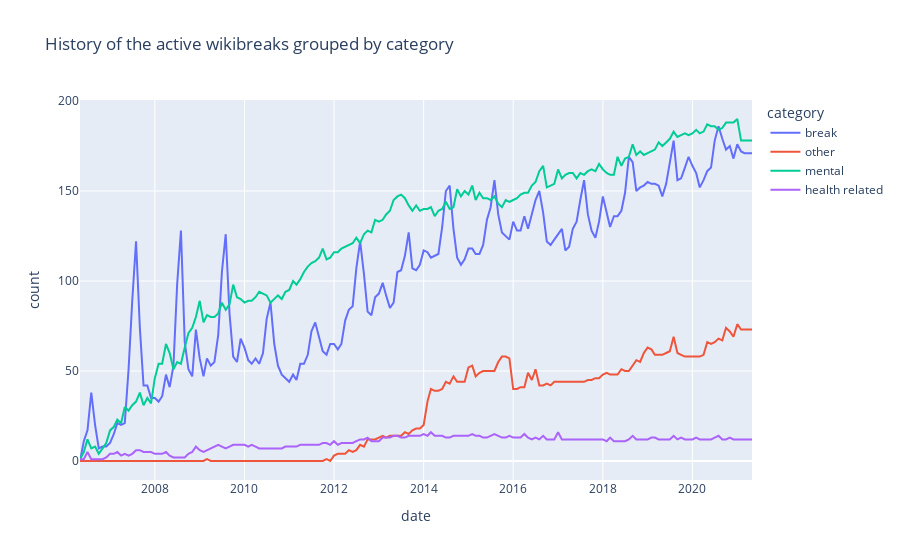

This figure's notebook cell:
### Code cell
fig = px.line(breaks_history_category_count_refactored_cleaned, x='date', y='count', color='category', title='History of the active wikibreaks grouped by category')
fig.show()

### Figure 1 — Plotly figure (JSON) as saved in the notebook; plotly's stock layout.template omitted (floating-point values rounded to 4 significant figures; data arrays with more than 128 entries replaced by an {"elided": "..."} marker saying what was removed)
{"data": [{"hovertemplate": "category=break<br>date=%{x}<br>count=%{y}<extra></extra>", "legendgroup": "break", "line": {"color": "#636efa", "dash": "solid"}, "mode": "lines", "name": "break", "orientation": "v", "showlegend": true, "type": "scatter", "x": {"elided": "181 str values"}, "xaxis": "x", "y": {"elided": "181 int values"}, "yaxis": "y"}, {"hovertemplate": "category=other<br>date=%{x}<br>count=%{y}<extra></extra>", "legendgroup": "other", "line": {"color": "#EF553B", "dash": "solid"}, "mode": "lines", "name": "other", "orientation": "v", "showlegend": true, "type": "scatter", "x": {"elided": "181 str values"}, "xaxis": "x", "y": {"elided": "181 int values"}, "yaxis": "y"}, {"hovertemplate": "category=mental<br>date=%{x}<br>count=%{y}<extra></extra>", "legendgroup": "mental", "line": {"color": "#00cc96", "dash": "solid"}, "mode": "lines", "name": "mental", "orientation": "v", "showlegend": true, "type": "scatter", "x": {"elided": "181 str values"}, "xaxis": "x", "y": {"elided": "181 int values"}, "yaxis": "y"}, {"hovertemplate": "category=health related<br>date=%{x}<br>count=%{y}<extra></extra>", "legendgroup": "health related", "line": {"color": "#ab63fa", "dash": "solid"}, "mode": "lines", "name": "health related", "orientation": "v", "showlegend": true, "type": "scatter", "x": {"elided": "181 str values"}, "xaxis": "x", "y": {"elided": "181 int values"}, "yaxis": "y"}], "layout": {"legend": {"title": {"text": "category"}, "tracegroupgap": 0}, "title": {"text": "History of the active wikibreaks grouped by category"}, "xaxis": {"anchor": "y", "domain": [0, 1], "title": {"text": "date"}}, "yaxis": {"anchor": "x", "domain": [0, 1], "title": {"text": "count"}}}}
